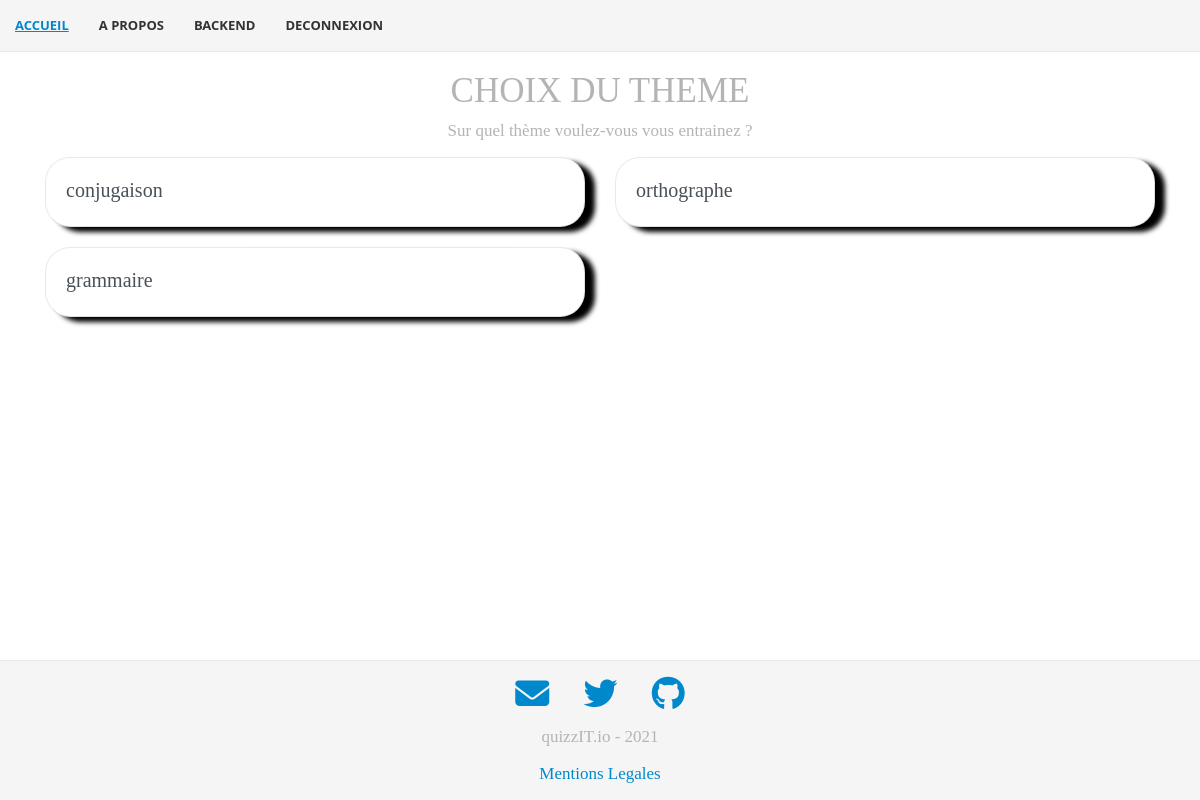
/ModuleConsult.php?id=2 (signed in), run on the app's committed database.
### tables this page shows
CREATE TABLE Module
(idModule int not null AUTO_INCREMENT,
libelleModule varchar(50) not null,
nbQuestion int,
scoreTotal int,
primary key (idModule),
idTheme int not null,
foreign key (idTheme) references Theme(idTheme) );

### ModuleConsult.php (the view, shortened to what this page needs)
<!DOCTYPE html>
<html lang="fr">
<head>
    <link rel="stylesheet" href="https://stackpath.bootstrapcdn.com/bootstrap/4.4.1/css/bootstrap.min.css">
    <link rel="stylesheet" href="css/style.css"/>
    <link rel="stylesheet" href="css/theme.css"/>
</head>
<body>
<?php
    include("header.php");
    include("config.php");
    $idTheme = $_GET['id'];
    $q = $DB->prepare("SELECT libelleModule, idModule FROM module WHERE idTheme = $idTheme");
    $q->execute();
    echo '<div class="container">';
    echo '<h1 class="center" style="font-size: 35px;">CHOIX DU THEME</h1>';
    echo '<p class="center"> Sur quel thème voulez-vous vous entrainez ? </p>';
    echo '<div class="row">';
    while($row = $q->fetch())
    {
        $libelleModule = $row["libelleModule"];
        $idModule = $row["idModule"];
        echo '<div class="col-6" id="col_id">';
        echo '<a href="quizz.php?id=' . $idModule .'" class="list-group-item list-group-item-action flex-column align-items-start" id="a_id">';
        echo '<div class="d-flex w-100 justify-content-between">';
        echo '<h5 class="mb-1">' . utf8_encode ( $libelleModule) . '</h5>';
        echo '</div>';
        echo '</a>';
        echo '</div>';
    }
    echo '</div>';
    echo '</div>';
    include("footer.php");
?>
</body>
</html>

### css/style.css (style rules this page uses)
html { position: relative; min-height: 100%; padding: 0; margin: 0; }
body { width: 100%; margin: 0 auto; color: rgb(180, 180, 180); background-color: white; font-family: Lora, 'Times New Roman', serif; font-size: 17px; line-height: 21px; }
.center { text-align: center; }
p { width: 100%; margin-left: auto; margin-right: auto; text-align: justify; }
a { text-decoration: none; color: rgb(0, 136, 204); }

### css/theme.css (style rules this page uses)
#a_id { border-style: outset; border-radius: 25px; background: white; padding: 20px; box-shadow: 10px 5px 5px black; margin-bottom: 20px; }

### data on the page
module: libelleModule "conjugaison"
module: libelleModule "orthographe"
module: libelleModule "grammaire"
